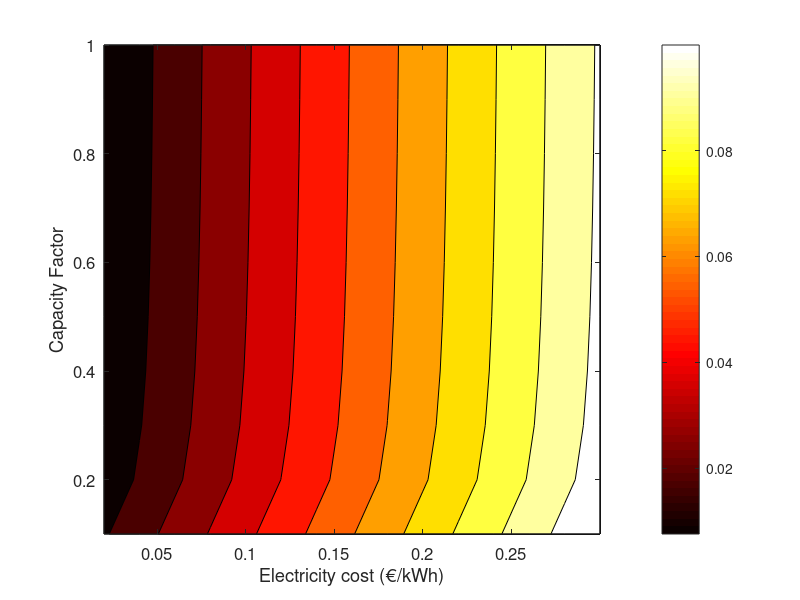

This figure's MATLAB source:
%% LCOH calculations
CPP_hp = 900; % €/kWth
d = 0.05; % discount rate
n = 20; % installation lifetime (y)
COP = 3;
CF = (0.1:0.1:1)';
nb_h_year = 365*24;
teq = CF*nb_h_year;
CRF = (d*(1+d)^n)/((1+d)^n-1);
CPP_hp_ = CPP_hp * CRF/COP;
Cgrid = (0.02:0.02:0.3);
LCOH = (CPP_hp_ + Cgrid.*teq)./(COP.*teq);

contourf(Cgrid, CF, LCOH);
colorbar
xlabel('Electricity cost (€/kWh)');
ylabel('Capacity Factor');
set(gca, 'FontSize', 12);
colormap('Hot')
